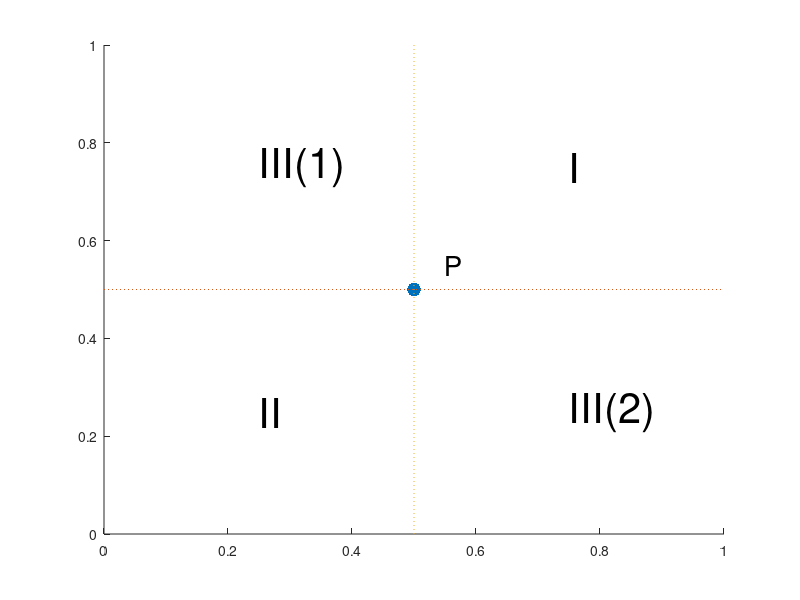

Here is the MATLAB script that generated this plot:
clear all
hold on;
plot(0.5, 0.5, '.', 'MarkerSize', 30)
text(0.55, 0.55, 'P','FontSize', 20);
text(0.25, 0.25, 'II','FontSize',  30);
text(0.75, 0.75, 'I', 'FontSize', 30);
text(0.25, 0.75, 'III(1)', 'FontSize', 30);
text(0.75, 0.25, 'III(2)', 'FontSize', 30);
plot([0, 1], [0.5, 0.5], ':');
plot([0.5, 0.5], [0, 1], ':');
hold off;